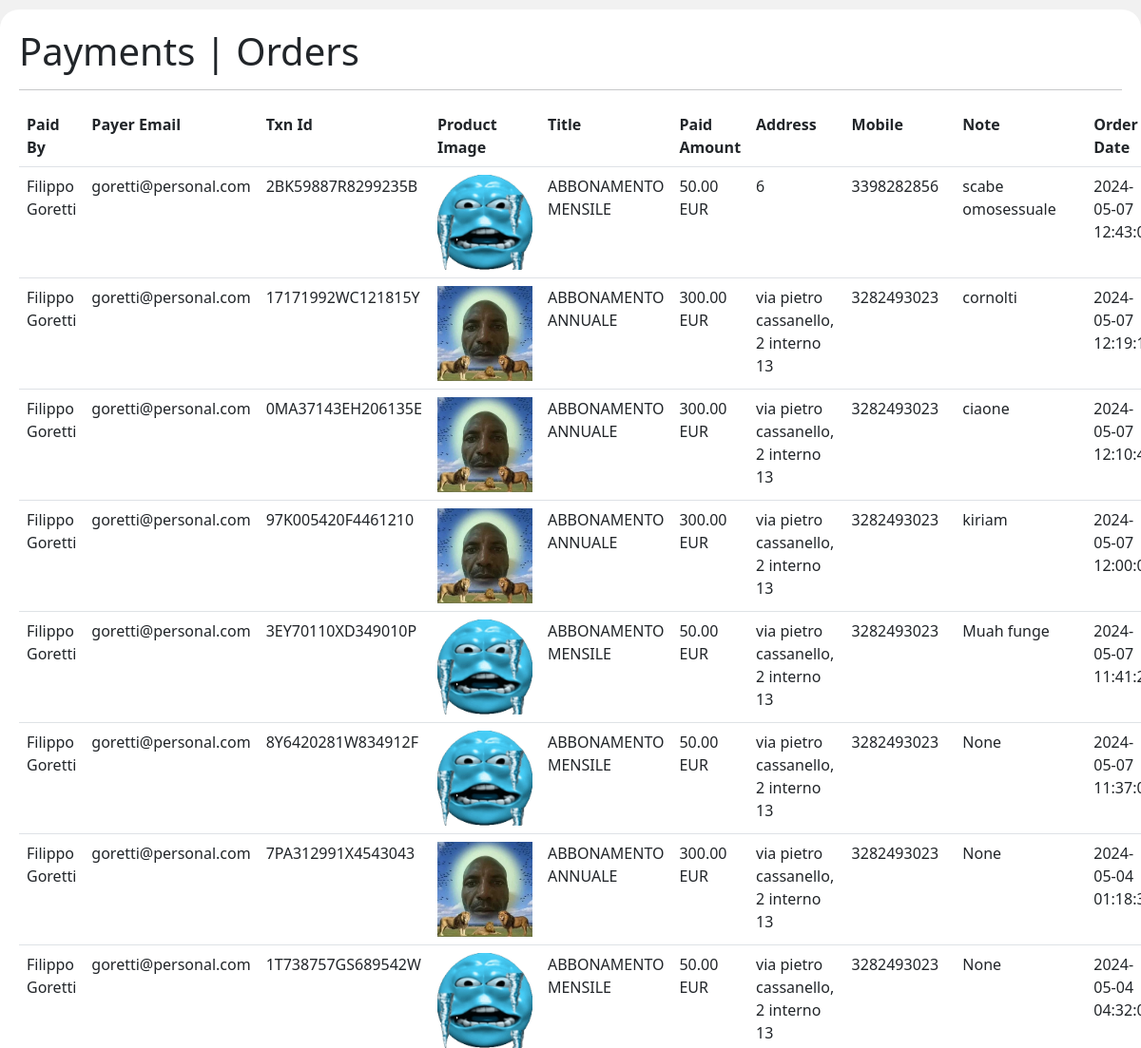
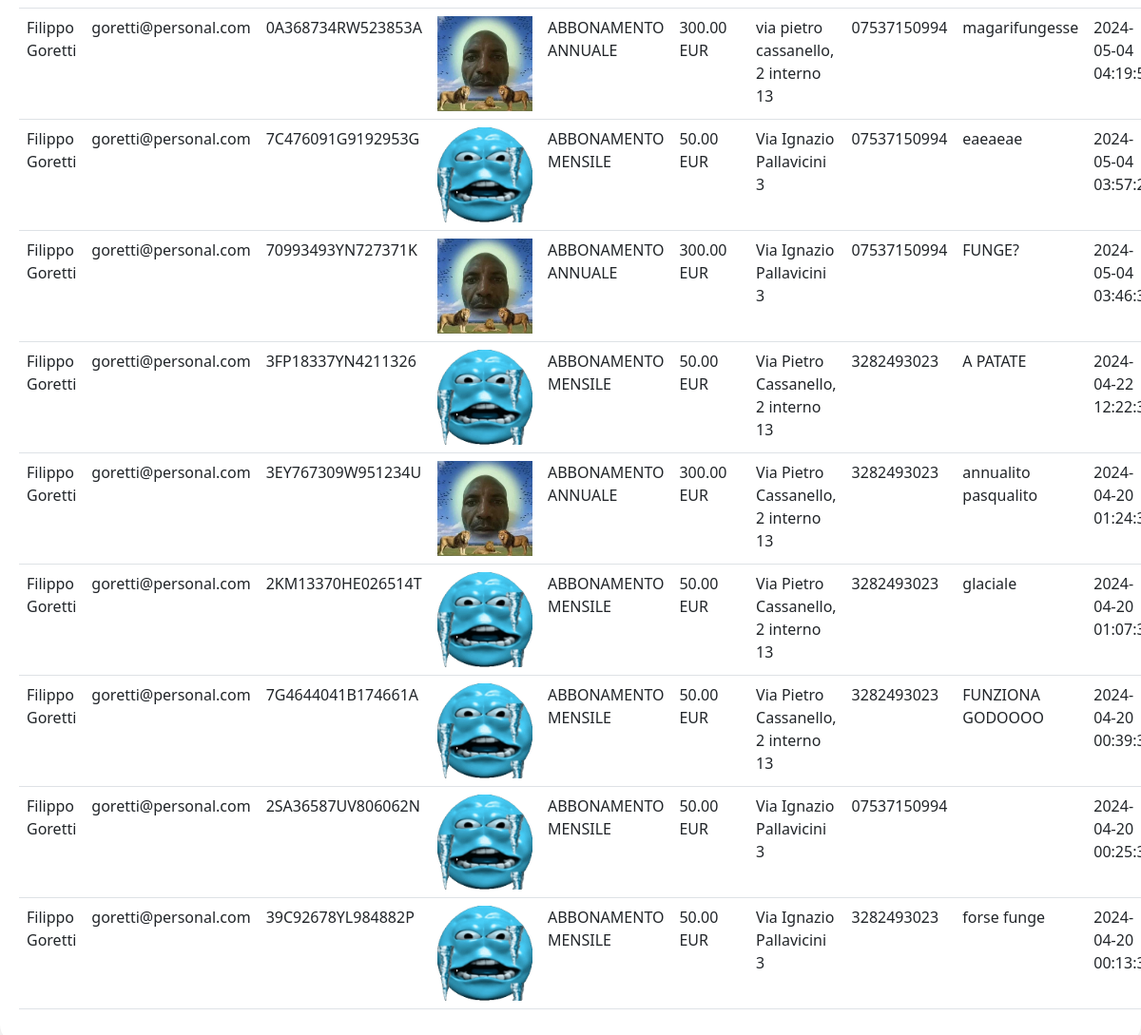
The page /combinamento/YouPark/PayPal/payments.php on the database its author committed (2 pictures, top to bottom).
### tables this page shows
CREATE TABLE `payments` (
  `payid` int(11) NOT NULL,
  `firstname` varchar(40) DEFAULT NULL,
  `lastname` varchar(40) DEFAULT NULL,
  `amount` varchar(20) DEFAULT NULL,
  `txnid` varchar(255) DEFAULT NULL,
  `pid` int(11) DEFAULT NULL,
  `payer_email` varchar(40) DEFAULT NULL,
  `currency` varchar(10) DEFAULT NULL,
  `mobile` varchar(15) NOT NULL,
  `address` varchar(455) DEFAULT NULL,
  `note` text DEFAULT NULL,
  `payment_date` datetime DEFAULT NULL,
  `status` varchar(30) DEFAULT NULL
);

CREATE TABLE `products` (
  `pid` int(11) NOT NULL,
  `title` varchar(355) DEFAULT NULL,
  `price` varchar(20) DEFAULT NULL,
  `image` varchar(255) DEFAULT NULL,
  `type` enum('prodotto','abbonamento','prenotazione') NOT NULL DEFAULT 'prodotto'
);

### combinamento/YouPark/PayPal/payments.php (the view, shortened to what this page needs)
<?php require_once("config.php");?>
<!DOCTYPE html>
<html>
<head>
<link href="https://cdn.jsdelivr.net/npm/bootstrap@5.2.2/dist/css/bootstrap.min.css" rel="stylesheet">
<link rel="stylesheet" type="text/css" href="style.css">
</head>
<body>
<div class="container-fluid">
	<div class="row">
		<div class="col-sm-12 form-container">
				<h1>Payments | Orders</h1>
				<hr>
				<table class="table">
					<tr>
						 <th>Paid By </th>
						 <th>Payer Email</th>
						  <th>Txn Id </th>
						<th>Product Image</th>
						<th>Title</th>
						<th>Paid Amount</th>
							<th>Address</th>
							<th>Mobile</th>
								<th>Note</th>
							 <th>Order Date</th>
					</tr>
				<?php
					 $sql="SELECT * from products,payments WHERE products.pid=payments.pid order by payments.payid DESC ";
         $stmt = $db->prepare($sql);
           $stmt->execute();
           $rows=$stmt->fetchAll();
           foreach ($rows as $row) {
           echo '<tr>
           <td>'.$row['firstname'].' '.$row['lastname'].'</td>
           <td>'.$row['payer_email'].'</td>
            <td>'.$row['txnid'].'</td>
              <td><img src="uploads/'.$row['image'].'" height="100"></td>
               <td>'.$row['title'].'</td>
                <td>'.$row['amount'].' '.$row['currency'].'</td>
               <td>'.$row['address'].'</td>
               <td>'.$row['mobile'].'</td>
               <td>'.$row['note'].'</td>
               <td>'.$row['payment_date'].'</td>
           </tr>';
           }
				?>
		</table>
		</div>
	</div>
</div>
</body>
</html>

### combinamento/YouPark/PayPal/style.css (style rules this page uses)
body { background-color: #f1f1f1; }
.form-container { padding: 20px; border-radius: 20px; background-color: #fff; margin-top: 10px; }

### rows shown on the page
payments: firstname "Filippo", lastname "Goretti", payer_email "goretti@personal.com", txnid "2BK59887R8299235B", pid.image (picture), pid.title "ABBONAMENTO MENSILE", amount "50.00", currency "EUR", address "6", mobile "3398282856", note "scabe omosessuale", payment_date "2024-05-07…"
payments: firstname "Filippo", lastname "Goretti", payer_email "goretti@personal.com", txnid "17171992WC121815Y", pid.image (picture), pid.title "ABBONAMENTO ANNUALE", amount "300.00", currency "EUR", address "via pietro cassanello, 2 interno 13", mobile "3282493023", note "cornolti", payment_date "2024-05-07…"
payments: firstname "Filippo", lastname "Goretti", payer_email "goretti@personal.com", txnid "0MA37143EH206135E", pid.image (picture), pid.title "ABBONAMENTO ANNUALE", amount "300.00", currency "EUR", address "via pietro cassanello, 2 interno 13", mobile "3282493023", note "ciaone", payment_date "2024-05-07…"
payments: firstname "Filippo", lastname "Goretti", payer_email "goretti@personal.com", txnid "97K005420F4461210", pid.image (picture), pid.title "ABBONAMENTO ANNUALE", amount "300.00", currency "EUR", address "via pietro cassanello, 2 interno 13", mobile "3282493023", note "kiriam", payment_date "2024-05-07…"
payments: firstname "Filippo", lastname "Goretti", payer_email "goretti@personal.com", txnid "3EY70110XD349010P", pid.image (picture), pid.title "ABBONAMENTO MENSILE", amount "50.00", currency "EUR", address "via pietro cassanello, 2 interno 13", mobile "3282493023", note "Muah funge", payment_date "2024-05-07…"
payments: firstname "Filippo", lastname "Goretti", payer_email "goretti@personal.com", txnid "8Y6420281W834912F", pid.image (picture), pid.title "ABBONAMENTO MENSILE", amount "50.00", currency "EUR", address "via pietro cassanello, 2 interno 13", mobile "3282493023", note "None", payment_date "2024-05-07…"
payments: firstname "Filippo", lastname "Goretti", payer_email "goretti@personal.com", txnid "7PA312991X4543043", pid.image (picture), pid.title "ABBONAMENTO ANNUALE", amount "300.00", currency "EUR", address "via pietro cassanello, 2 interno 13", mobile "3282493023", note "None", payment_date "2024-05-04…"
payments: firstname "Filippo", lastname "Goretti", payer_email "goretti@personal.com", txnid "1T738757GS689542W", pid.image (picture), pid.title "ABBONAMENTO MENSILE", amount "50.00", currency "EUR", address "via pietro cassanello, 2 interno 13", mobile "3282493023", note "None", payment_date "2024-05-04…"
payments: firstname "Filippo", lastname "Goretti", payer_email "goretti@personal.com", txnid "0A368734RW523853A", pid.image (picture), pid.title "ABBONAMENTO ANNUALE", amount "300.00", currency "EUR", address "via pietro cassanello, 2 interno 13", mobile "07537150994", note "magarifungesse", payment_date "2024-05-04…"
payments: firstname "Filippo", lastname "Goretti", payer_email "goretti@personal.com", txnid "7C476091G9192953G", pid.image (picture), pid.title "ABBONAMENTO MENSILE", amount "50.00", currency "EUR", address "Via Ignazio Pallavicini 3", mobile "07537150994", note "eaeaeae", payment_date "2024-05-04…"
payments: firstname "Filippo", lastname "Goretti", payer_email "goretti@personal.com", txnid "70993493YN727371K", pid.image (picture), pid.title "ABBONAMENTO ANNUALE", amount "300.00", currency "EUR", address "Via Ignazio Pallavicini 3", mobile "07537150994", note "FUNGE?", payment_date "2024-05-04…"
payments: firstname "Filippo", lastname "Goretti", payer_email "goretti@personal.com", txnid "3FP18337YN4211326", pid.image (picture), pid.title "ABBONAMENTO MENSILE", amount "50.00", currency "EUR", address "Via Pietro Cassanello, 2 interno 13", mobile "3282493023", note "A PATATE", payment_date "2024-04-22…"
payments: firstname "Filippo", lastname "Goretti", payer_email "goretti@personal.com", txnid "3EY767309W951234U", pid.image (picture), pid.title "ABBONAMENTO ANNUALE", amount "300.00", currency "EUR", address "Via Pietro Cassanello, 2 interno 13", mobile "3282493023", note "annualito pasqualito", payment_date "2024-04-20…"
payments: firstname "Filippo", lastname "Goretti", payer_email "goretti@personal.com", txnid "2KM13370HE026514T", pid.image (picture), pid.title "ABBONAMENTO MENSILE", amount "50.00", currency "EUR", address "Via Pietro Cassanello, 2 interno 13", mobile "3282493023", note "glaciale", payment_date "2024-04-20…"
payments: firstname "Filippo", lastname "Goretti", payer_email "goretti@personal.com", txnid "7G4644041B174661A", pid.image (picture), pid.title "ABBONAMENTO MENSILE", amount "50.00", currency "EUR", address "Via Pietro Cassanello, 2 interno 13", mobile "3282493023", note "FUNZIONA GODOOOO", payment_date "2024-04-20…"
payments: firstname "Filippo", lastname "Goretti", payer_email "goretti@personal.com", txnid "2SA36587UV806062N", pid.image (picture), pid.title "ABBONAMENTO MENSILE", amount "50.00", currency "EUR", address "Via Ignazio Pallavicini 3", mobile "07537150994", payment_date "2024-04-20…"
payments: firstname "Filippo", lastname "Goretti", payer_email "goretti@personal.com", txnid "39C92678YL984882P", pid.image (picture), pid.title "ABBONAMENTO MENSILE", amount "50.00", currency "EUR", address "Via Ignazio Pallavicini 3", mobile "3282493023", note "forse funge", payment_date "2024-04-20…"
